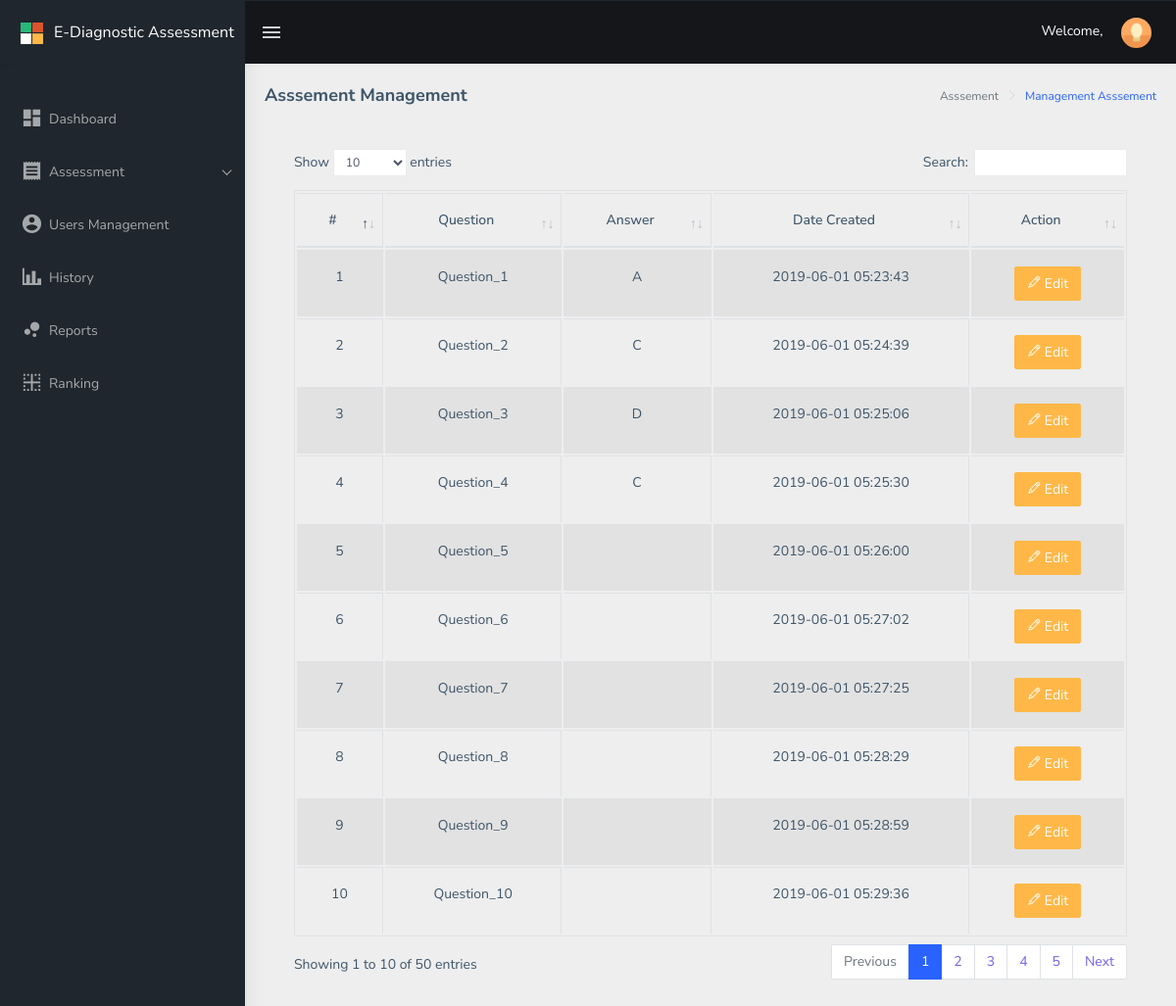
The app's page /public/main/teacher/assessment/index.php, older data.
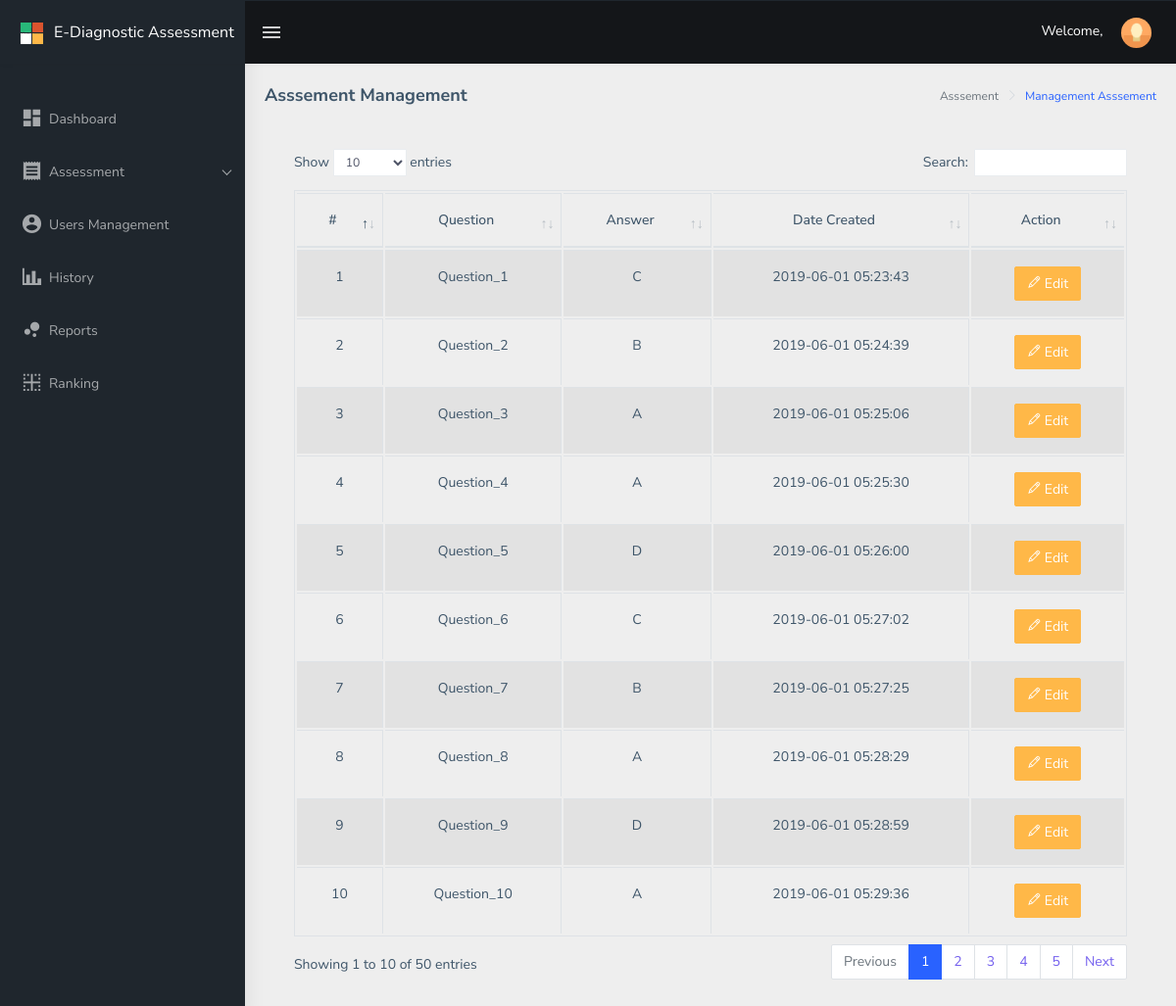
The same page, newer data.
### tables this page shows
CREATE TABLE `drxassessment_assessment` (
  `drxassessment_id` int(11) NOT NULL,
  `drxassessment_question1` text NOT NULL,
  `drxassessment_answer` text NOT NULL,
  `drxassessment_answer_value` text NOT NULL,
  `drxassessment_domain` text NOT NULL,
  `drxassessment_q1_answer_1` text NOT NULL,
  `drxassessment_q1_answer_2` text NOT NULL,
  `drxassessment_q1_answer_3` text NOT NULL,
  `drxassessment_q1_answer_4` text NOT NULL,
  `drxassessment_order` int(11) NOT NULL,
  `drxassessment_order_value` text NOT NULL,
  `drxassessment_status` int(1) NOT NULL,
  `drxassessment_created_at` datetime NOT NULL,
  `drxassessment_updated_at` datetime NOT NULL
);

### public/main/teacher/assessment/index.php (the view, shortened to what this page needs)
<?php
include("../../../../config/common/asdasf9z09x0c90zx90123.php");
if (!empty($_SESSION['drxassessmentname'])) {
    $drxassessmentname = $_SESSION['drxassessmentname'];
} else {
    $drxassessmentname = "";
}
?>
<!DOCTYPE html>
<html dir="ltr" lang="en">
<head>
    <link href="../../../assets/libs/flot/css/float-chart.css" rel="stylesheet">
    <link href="../../../dist/css/style.min.css" rel="stylesheet">
    <link href="../../../assets/libs/datatables.net-bs4/css/dataTables.bootstrap4.css" rel="stylesheet">
</head>
<body>
    <div id="main-wrapper">
        <header class="topbar" data-navbarbg="skin5">
            <nav class="navbar top-navbar navbar-expand-md navbar-dark">
                <div class="navbar-header" data-logobg="skin5">
                    <a class="navbar-brand" href="../../../main/teacher">
                        <b class="logo-icon p-l-10">
                            <img src="../../../assets/images/logo-icon.png" alt="homepage" class="light-logo" />
                        </b>
                        <span class="logo-text">
                             <span style="font-size: 16px;">E-Diagnostic Assessment</span>
                        </span>
                    </a>
                </div>
                <div class="navbar-collapse collapse" id="navbarSupportedContent" data-navbarbg="skin5">
                    <ul class="navbar-nav float-left mr-auto">
                        <li class="nav-item d-none d-md-block"><a class="nav-link sidebartoggler waves-effect waves-light" href="javascript:void(0)" data-sidebartype="mini-sidebar"><i class="mdi mdi-menu font-24"></i></a></li>
                    </ul>
                    <ul class="navbar-nav float-right">
                        <li class="nav-item dropdown">
                          <span style="color: #fff;">Welcome, <?php echo $drxassessmentname; ?></span>
                            <a class="nav-link dropdown-toggle text-muted waves-effect waves-dark pro-pic" href="" data-toggle="dropdown" aria-haspopup="true" aria-expanded="false"><img src="../../../assets/images/users/1.jpg" alt="user" class="rounded-circle" width="31"></a>
                        </li>
                    </ul>
                </div>
            </nav>
        </header>
        <aside class="left-sidebar" data-sidebarbg="skin5">
            <div class="scroll-sidebar">
                <nav class="sidebar-nav">
                    <ul id="sidebarnav" class="p-t-30">
                        <li class="sidebar-item"> <a class=" sidebar-link waves-effect waves-dark sidebar-link" href="../../../main/teacher/" aria-expanded="false"><i class="mdi mdi-view-dashboard"></i><span class="hide-menu">Dashboard</span></a></li>
                        <li class="active sidebar-item"> <a class="sidebar-link has-arrow waves-effect waves-dark" href="javascript:void(0)" aria-expanded="false"><i class="mdi mdi-receipt"></i><span class="hide-menu">Assessment </span></a>
                        </li>
                        <li class="sidebar-item"> <a class="sidebar-link waves-effect waves-dark sidebar-link" href="../usersmanagement/" aria-expanded="false"><i class="mdi mdi-account-circle"></i><span class="hide-menu">Users Management</span></a></li>
                        <li class="sidebar-item"> <a class="sidebar-link waves-effect waves-dark sidebar-link" href="#" aria-expanded="false"><i class="mdi mdi-chart-bar"></i><span class="hide-menu">History</span></a></li>
                        <li class="sidebar-item"> <a class="sidebar-link waves-effect waves-dark sidebar-link" href="#" aria-expanded="false"><i class="mdi mdi-chart-bubble"></i><span class="hide-menu">Reports</span></a></li>
                        <li class="sidebar-item"> <a class="sidebar-link waves-effect waves-dark sidebar-link" href="#" aria-expanded="false"><i class="mdi mdi-border-inside"></i><span class="hide-menu">Ranking</span></a></li>
                    </ul>
                </nav>
            </div>
        </aside>
        <div class="page-wrapper">
             <div class="page-breadcrumb">
                <div class="row">
                    <div class="col-12 d-flex no-block align-items-center">
                        <h4 class="page-title">Asssement Management</h4>
                        <div class="ml-auto text-right">
                            <nav aria-label="breadcrumb">
                                <ol class="breadcrumb">
                                    <li class="breadcrumb-item active" aria-current="page">Asssement</li>
                                    <li class="breadcrumb-item active" aria-current="page"><a href="../assessment/">Management Asssement</a></li>
                                </ol>
                            </nav>
                        </div>
                    </div>
                </div>
            </div>
            <div class="container-fluid">
							<div class="card-body">
									<div class="table-responsive">
											<table id="zero_config" class="table table-striped table-bordered">
													<thead>
															<tr>
																	<th class="text-center">#</th>
																	<th class="text-center">Question</th>
																	<th class="text-center">Answer</th>
																	<th class="text-center">Date Created</th>
																	<th class="text-center">Action</th>
															</tr>
													</thead>
													<tbody>
														<?php
	                          $drx_count = 0;
	                          $connection->setAttribute(PDO::ATTR_ERRMODE, PDO::ERRMODE_EXCEPTION);
	                          $result = $connection->prepare("SELECT * FROM drxassessment_assessment ORDER BY drxassessment_created_at ASC");
	                          $result->execute();
	                              while ($row = $result->fetch(PDO::FETCH_ASSOC)) {
	                                     $drx_count++;
	                                     $drxassessment_id = $row['drxassessment_id'];
	                                     $drxassessment_question1 = $row['drxassessment_question1'];
																			 $drxassessment_q1_answer_1 = $row['drxassessment_q1_answer_1'];
	                                     $drxassessment_q1_answer_2 = $row['drxassessment_q1_answer_2'];
	                                     $drxassessment_q1_answer_3 = $row['drxassessment_q1_answer_3'];
	                                     $drxassessment_q1_answer_4 = $row['drxassessment_q1_answer_4'];
	                                     $drxassessment_created_at = $row['drxassessment_created_at'];
                                       $drxassessmentanswer = $row['drxassessment_answer'];
	                          ?>
															<tr>
																<td class="text-center"><?php echo $drx_count; ?></td>
																<td class="text-center"><?php echo $drxassessment_question1; ?></td>
																<td class="text-center"><?php echo $drxassessmentanswer; ?></td>
																<td class="text-center"><?php echo $drxassessment_created_at; ?></td>
																<td class="text-center">
																	<button type="button" data-toggle="modal" data-target="#assessmentModal" class="btn btn-warning btn-mg"
                                  onclick="editAssessment('<?php echo $drxassessment_id ; ?>',
                                                          '<?php echo $drxassessment_question1 ; ?>',
                                                          '<?php echo $drxassessment_q1_answer_1 ; ?>',
                                                          '<?php echo $drxassessment_q1_answer_2 ; ?>',
                                                          '<?php echo $drxassessment_q1_answer_3 ; ?>',
                                                          '<?php echo $drxassessment_q1_answer_4 ; ?>',
                                                          '<?php echo $drxassessmentanswer ; ?>');">
                                  <i class="ti-pencil"></i> Edit
                                  </button>
																</td>
															</tr>
														<?php } ?>
													</tbody>
											</table>
									</div>
            </div>
        </div>
    </div>
</body>
</html>

Row changes from the older to the newer data that the page shows:
changed drxassessment_assessment "Question_1": drxassessment_answer "A" → "C"
changed drxassessment_assessment "Question_2": drxassessment_answer "C" → "B"
changed drxassessment_assessment "Question_3": drxassessment_answer "D" → "A"
changed drxassessment_assessment "Question_4": drxassessment_answer "C" → "A"
changed drxassessment_assessment "Question_5": drxassessment_answer (not shown) → "D"
changed drxassessment_assessment "Question_6": drxassessment_answer (not shown) → "C"
changed drxassessment_assessment "Question_7": drxassessment_answer (not shown) → "B"
changed drxassessment_assessment "Question_8": drxassessment_answer (not shown) → "A"
changed drxassessment_assessment "Question_9": drxassessment_answer (not shown) → "D"
changed drxassessment_assessment "Question_10": drxassessment_answer (not shown) → "A"
